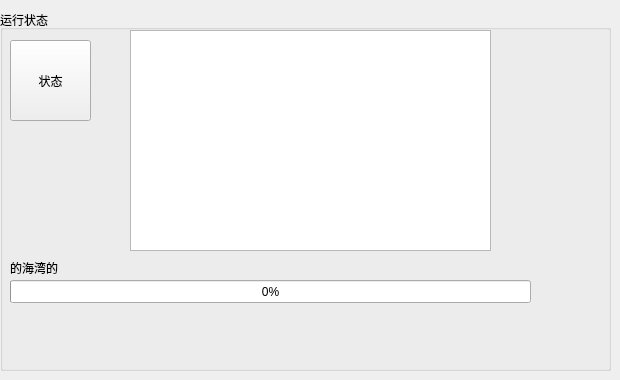
      <widget class="QWidget" name="tab_2">
       <attribute name="title">
        <string>运行状态</string>
       </attribute>
       <widget class="QGroupBox" name="groupBox_4">
        <property name="geometry">
         <rect>
          <x>0</x>
          <y>10</y>
          <width>611</width>
          <height>361</height>
         </rect>
        </property>
        <property name="title">
         <string>运行状态</string>
        </property>
        <widget class="QProgressBar" name="progressBar_AutoRun">
         <property name="geometry">
          <rect>
           <x>10</x>
           <y>270</y>
           <width>521</width>
           <height>23</height>
          </rect>
         </property>
         <property name="value">
          <number>0</number>
         </property>
        </widget>
        <widget class="QTextBrowser" name="textBrowser_AutoRunStateInfo">
         <property name="geometry">
          <rect>
           <x>130</x>
           <y>20</y>
           <width>361</width>
           <height>221</height>
          </rect>
         </property>
        </widget>
        <widget class="QPushButton" name="pushButton_AutoRunStateLight">
         <property name="geometry">
          <rect>
           <x>10</x>
           <y>30</y>
           <width>81</width>
           <height>81</height>
          </rect>
         </property>
         <property name="text">
          <string>状态</string>
         </property>
        </widget>
        <widget class="QLabel" name="label_AutoRunProgressInfo">
         <property name="geometry">
          <rect>
           <x>10</x>
           <y>250</y>
           <width>431</width>
           <height>16</height>
          </rect>
         </property>
         <property name="text">
          <string>的海湾的</string>
         </property>
        </widget>
       </widget>
      </widget>
